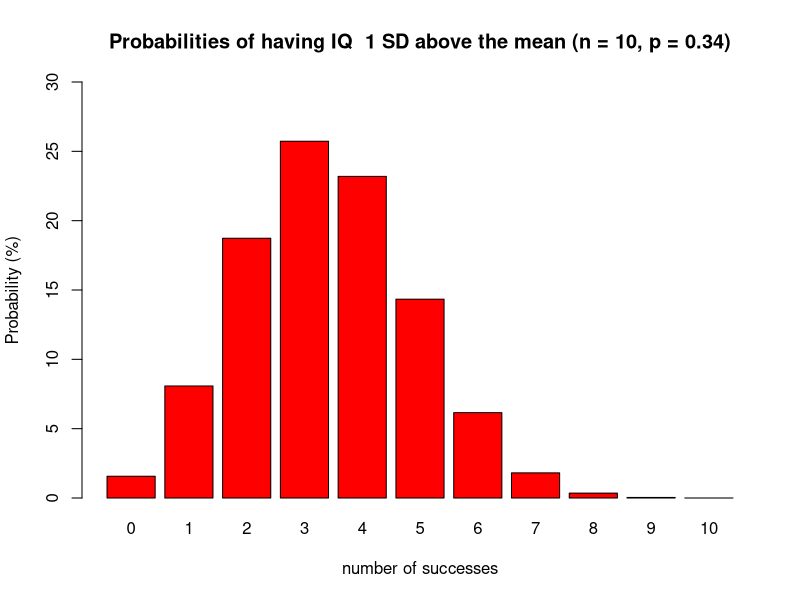
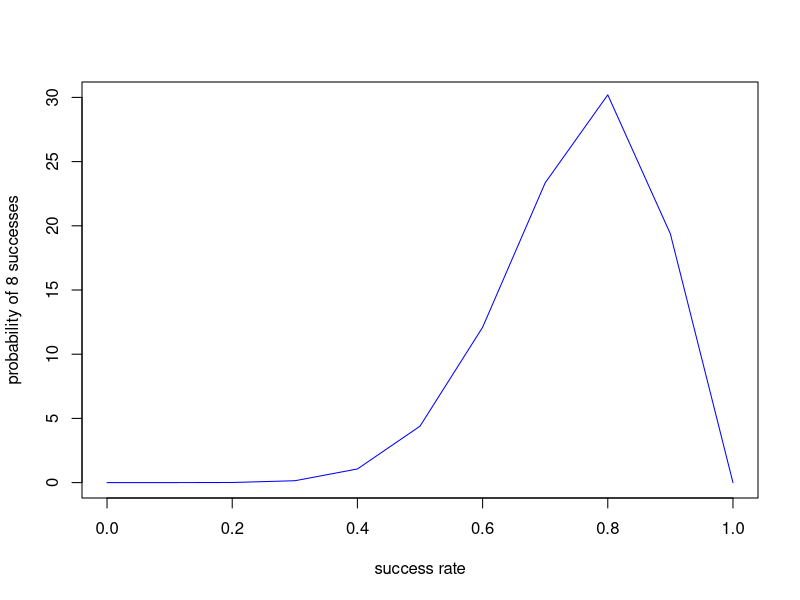

The R script that drew these images, in order:
#Sample of 10 people for IQ

IQ_data <- 0:10

#Probability of having IQ  1SD above the mean from the sample of 10 people


x <- dbinom(IQ_data,10,0.34)  * 100 


bin <- barplot(x, names.arg = IQ_data, ylim = c(0,30), main = "Probabilities of having IQ  1 SD above the mean (n = 10, p = 0.34)", 
             xlab = "number of successes", ylab = "Probability (%)", col = "Red" )


#Vector of success rate

s_rate <- seq(0,1,by = 0.1)

#Probabilities of 8 successful outcomes depending on success rate

p_8 <- dbinom(8,10,s_rate) *100

#Plot of success rates vs probability of 8 successes

p <- plot(s_rate, p_8, ylim = c(0,30), xlab = "success rate", 
          ylab = "probability of 8 successes", col = "blue", type = 'l')


#P-value of having 8 or more successes out of 10 with success rate 0.34

p_value <- (pbinom(8,10,0.34, lower.tail = FALSE) + dbinom(8,10,0.34)) * 100


